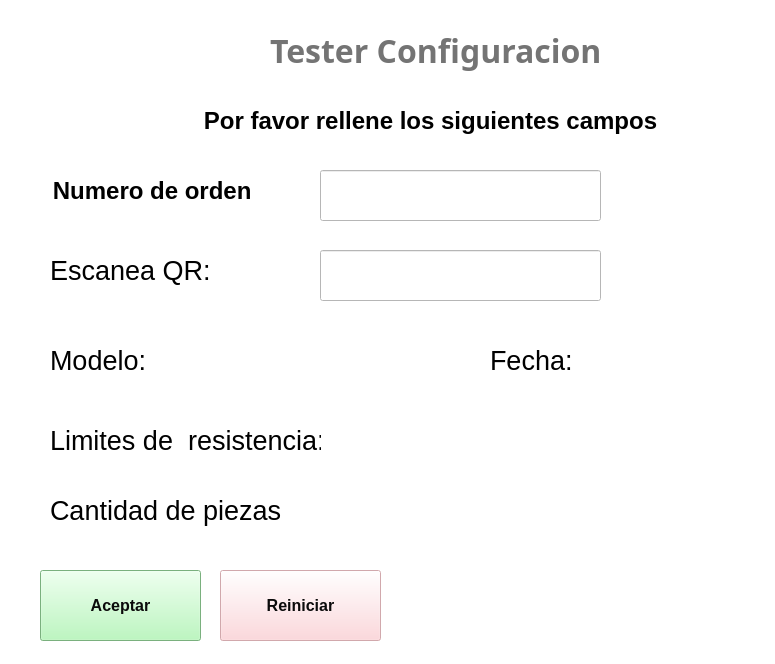
<?xml version="1.0" encoding="UTF-8"?>
<ui version="4.0">
 <class>MainWindow</class>
 <widget class="QMainWindow" name="MainWindow">
  <property name="geometry">
   <rect>
    <x>0</x>
    <y>0</y>
    <width>775</width>
    <height>664</height>
   </rect>
  </property>
  <property name="windowTitle">
   <string>Message</string>
  </property>
  <property name="styleSheet">
   <string notr="true">background-color: white;</string>
  </property>
  <widget class="QWidget" name="centralwidget">
   <widget class="QLineEdit" name="lineEdit">
    <property name="enabled">
     <bool>true</bool>
    </property>
    <property name="geometry">
     <rect>
      <x>320</x>
      <y>250</y>
      <width>281</width>
      <height>51</height>
     </rect>
    </property>
    <property name="font">
     <font>
      <pointsize>24</pointsize>
     </font>
    </property>
    <property name="text">
     <string/>
    </property>
    <property name="alignment">
     <set>Qt::AlignCenter</set>
    </property>
    <property name="readOnly">
     <bool>true</bool>
    </property>
   </widget>
   <widget class="QLabel" name="label">
    <property name="geometry">
     <rect>
      <x>50</x>
      <y>250</y>
      <width>191</width>
      <height>41</height>
     </rect>
    </property>
    <property name="font">
     <font>
      <pointsize>20</pointsize>
     </font>
    </property>
    <property name="text">
     <string>Escanea QR:</string>
    </property>
   </widget>
   <widget class="QLabel" name="label_2">
    <property name="geometry">
     <rect>
      <x>220</x>
      <y>250</y>
      <width>41</width>
      <height>41</height>
     </rect>
    </property>
    <property name="font">
     <font>
      <pointsize>20</pointsize>
     </font>
    </property>
    <property name="text">
     <string/>
    </property>
    <property name="pixmap">
     <pixmap resource="../resources/resources.qrc">:/resources/QR.png</pixmap>
    </property>
    <property name="scaledContents">
     <bool>true</bool>
    </property>
   </widget>
   <widget class="QLabel" name="LogoLabel">
    <property name="geometry">
     <rect>
      <x>40</x>
      <y>20</y>
      <width>171</width>
      <height>61</height>
     </rect>
    </property>
    <property name="text">
     <string/>
    </property>
    <property name="pixmap">
     <pixmap resource="../resources/resources.qrc">:/resources/itw.jfif</pixmap>
    </property>
    <property name="scaledContents">
     <bool>true</bool>
    </property>
   </widget>
   <widget class="QLabel" name="StationNameLabel">
    <property name="geometry">
     <rect>
      <x>270</x>
      <y>30</y>
      <width>391</width>
      <height>41</height>
     </rect>
    </property>
    <property name="font">
     <font>
      <family>Arial Black</family>
      <pointsize>24</pointsize>
      <weight>75</weight>
      <bold>true</bold>
     </font>
    </property>
    <property name="styleSheet">
     <string notr="true">color: #747474;</string>
    </property>
    <property name="text">
     <string>Tester Configuracion </string>
    </property>
   </widget>
   <widget class="QLabel" name="UserMessageLabel">
    <property name="geometry">
     <rect>
      <x>150</x>
      <y>100</y>
      <width>561</width>
      <height>41</height>
     </rect>
    </property>
    <property name="font">
     <font>
      <family>Arial</family>
      <pointsize>18</pointsize>
      <weight>75</weight>
      <bold>true</bold>
     </font>
    </property>
    <property name="styleSheet">
     <string notr="true">color: rgb(0, 0, 0);</string>
    </property>
    <property name="text">
     <string>Por favor rellene los siguientes campos</string>
    </property>
    <property name="alignment">
     <set>Qt::AlignCenter</set>
    </property>
   </widget>
   <widget class="QLineEdit" name="lineEdit_2">
    <property name="enabled">
     <bool>true</bool>
    </property>
    <property name="geometry">
     <rect>
      <x>320</x>
      <y>170</y>
      <width>281</width>
      <height>51</height>
     </rect>
    </property>
    <property name="font">
     <font>
      <pointsize>24</pointsize>
     </font>
    </property>
    <property name="text">
     <string/>
    </property>
    <property name="alignment">
     <set>Qt::AlignCenter</set>
    </property>
    <property name="readOnly">
     <bool>true</bool>
    </property>
   </widget>
   <widget class="QLabel" name="UserMessageLabel_2">
    <property name="geometry">
     <rect>
      <x>20</x>
      <y>170</y>
      <width>271</width>
      <height>41</height>
     </rect>
    </property>
    <property name="font">
     <font>
      <family>Arial</family>
      <pointsize>18</pointsize>
      <weight>75</weight>
      <bold>true</bold>
     </font>
    </property>
    <property name="styleSheet">
     <string notr="true">color: rgb(0, 0, 0);</string>
    </property>
    <property name="text">
     <string>Numero de orden </string>
    </property>
    <property name="alignment">
     <set>Qt::AlignCenter</set>
    </property>
   </widget>
   <widget class="QLabel" name="label_3">
    <property name="geometry">
     <rect>
      <x>50</x>
      <y>340</y>
      <width>121</width>
      <height>41</height>
     </rect>
    </property>
    <property name="font">
     <font>
      <pointsize>20</pointsize>
     </font>
    </property>
    <property name="text">
     <string>Modelo:</string>
    </property>
   </widget>
   <widget class="QLabel" name="label_4">
    <property name="geometry">
     <rect>
      <x>50</x>
      <y>420</y>
      <width>271</width>
      <height>41</height>
     </rect>
    </property>
    <property name="font">
     <font>
      <pointsize>20</pointsize>
     </font>
    </property>
    <property name="text">
     <string>Limites de  resistencia:</string>
    </property>
   </widget>
   <widget class="QLabel" name="label_5">
    <property name="geometry">
     <rect>
      <x>250</x>
      <y>340</y>
      <width>191</width>
      <height>41</height>
     </rect>
    </property>
    <property name="font">
     <font>
      <pointsize>20</pointsize>
     </font>
    </property>
    <property name="text">
     <string/>
    </property>
   </widget>
   <widget class="QLabel" name="label_6">
    <property name="geometry">
     <rect>
      <x>350</x>
      <y>420</y>
      <width>161</width>
      <height>41</height>
     </rect>
    </property>
    <property name="font">
     <font>
      <pointsize>20</pointsize>
     </font>
    </property>
    <property name="text">
     <string/>
    </property>
   </widget>
   <widget class="QLabel" name="label_7">
    <property name="geometry">
     <rect>
      <x>50</x>
      <y>490</y>
      <width>231</width>
      <height>41</height>
     </rect>
    </property>
    <property name="font">
     <font>
      <pointsize>20</pointsize>
     </font>
    </property>
    <property name="text">
     <string>Cantidad de piezas:</string>
    </property>
   </widget>
   <widget class="QLabel" name="label_8">
    <property name="geometry">
     <rect>
      <x>330</x>
      <y>490</y>
      <width>191</width>
      <height>41</height>
     </rect>
    </property>
    <property name="font">
     <font>
      <pointsize>20</pointsize>
     </font>
    </property>
    <property name="text">
     <string/>
    </property>
   </widget>
   <widget class="QPushButton" name="StartButton">
    <property name="geometry">
     <rect>
      <x>40</x>
      <y>570</y>
      <width>161</width>
      <height>71</height>
     </rect>
    </property>
    <property name="font">
     <font>
      <family>Arial</family>
      <pointsize>12</pointsize>
      <weight>75</weight>
      <bold>true</bold>
     </font>
    </property>
    <property name="styleSheet">
     <string notr="true">background-color: #ABF7B1;
color: #0b0b0b;</string>
    </property>
    <property name="text">
     <string>Aceptar</string>
    </property>
   </widget>
   <widget class="QPushButton" name="StopButton">
    <property name="enabled">
     <bool>false</bool>
    </property>
    <property name="geometry">
     <rect>
      <x>220</x>
      <y>570</y>
      <width>161</width>
      <height>71</height>
     </rect>
    </property>
    <property name="font">
     <font>
      <family>Arial</family>
      <pointsize>12</pointsize>
      <weight>75</weight>
      <bold>true</bold>
     </font>
    </property>
    <property name="styleSheet">
     <string notr="true">background-color: #FFCDD2;
color: #0b0b0b;</string>
    </property>
    <property name="text">
     <string>Reiniciar</string>
    </property>
   </widget>
   <widget class="QLabel" name="label_9">
    <property name="geometry">
     <rect>
      <x>490</x>
      <y>340</y>
      <width>111</width>
      <height>41</height>
     </rect>
    </property>
    <property name="font">
     <font>
      <pointsize>20</pointsize>
     </font>
    </property>
    <property name="text">
     <string>Fecha:</string>
    </property>
   </widget>
   <widget class="QLabel" name="label_10">
    <property name="geometry">
     <rect>
      <x>630</x>
      <y>340</y>
      <width>111</width>
      <height>41</height>
     </rect>
    </property>
    <property name="font">
     <font>
      <pointsize>20</pointsize>
     </font>
    </property>
    <property name="text">
     <string/>
    </property>
   </widget>
  </widget>
  <widget class="QStatusBar" name="statusbar"/>
 </widget>
 <resources>
  <include location="../resources/resources.qrc"/>
 </resources>
 <connections/>
</ui>
